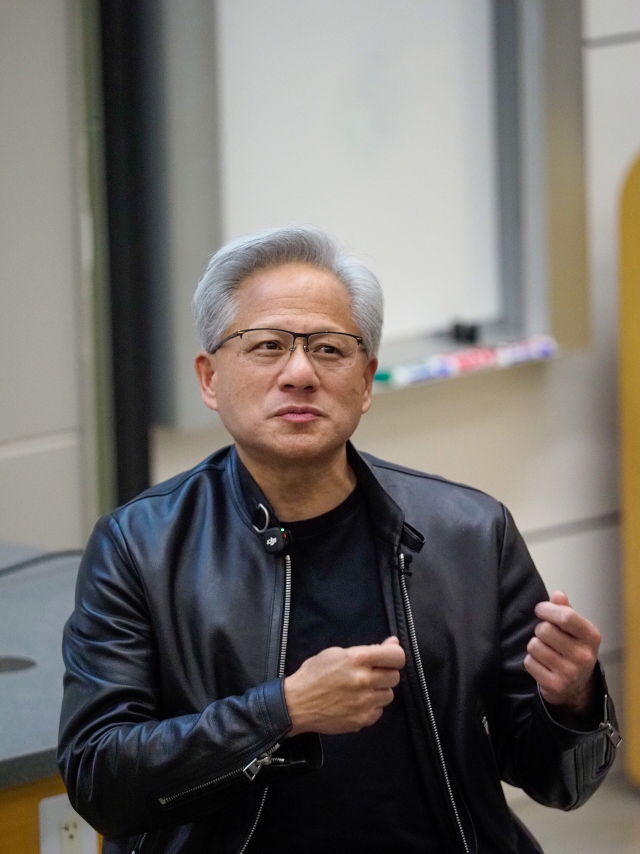
#> input picture huang-megaspeed/assets2/photos/huang_01.jpg, 1920 x 2560 px (shown at 1/3 size)
$ python -i nasa.py   (imports and definitions only)
#> lines starting #> are read from the running program, lines starting #| are printed output that depends on the picture
"""Collect public-domain B-roll from the NASA Image and Video Library (images-api.nasa.gov).

NASA media is generally not subject to U.S. copyright; items whose description mentions a
copyright holder or third-party credit are skipped. Clips are trimmed to 20 s, scaled to 1080p,
and checked for faces (Haar cascades on 6 sampled frames); clips with faces are rejected.
Usage: python src/nasa.py
"""
import json, os, re, subprocess, time, urllib.parse, urllib.request
import cv2

ROOT = os.path.dirname(os.path.dirname(os.path.abspath(__file__)))
OUT = os.path.join(ROOT, "assets2", "broll")
REG = os.path.join(ROOT, "assets2", "nasa.json")
API = "https://images-api.nasa.gov"
UA = "news-explainer-build/2.0 (educational video research)"
QUERIES = {
    "supercomputer": "datacenter", "computer servers": "datacenter", "data center": "datacenter",
    "computer racks": "datacenter", "clean room": "cleanroom", "circuit board": "circuit",
    "microchip": "circuit", "electronics assembly": "circuit", "Singapore night": "singapore",
    "Malaysia night": "malaysia", "Earth at night city lights": "night_earth", "Washington DC aerial": "capitol",
    "United States Capitol": "capitol", "city timelapse": "city", "rain": "rain", "ship port": "port",
}
FACE = cv2.CascadeClassifier(cv2.data.haarcascades + "haarcascade_frontalface_default.xml")
PROF = cv2.CascadeClassifier(cv2.data.haarcascades + "haarcascade_profileface.xml")


# [8 lines left out: function get, not called in this run]


def faces(path):
#> called with path = '../assets2/photos/huang_01.jpg'
    n = 0
    cap = cv2.VideoCapture(path)
    tot = int(cap.get(cv2.CAP_PROP_FRAME_COUNT)) or 1
    for k in range(6):
        cap.set(cv2.CAP_PROP_POS_FRAMES, int(tot * (k + 0.5) / 6))
        ok, fr = cap.read()
        if not ok:
            continue
        g = cv2.cvtColor(cv2.resize(fr, (960, 540)), cv2.COLOR_BGR2GRAY)
        n += len(FACE.detectMultiScale(g, 1.1, 6, minSize=(36, 36))) + len(PROF.detectMultiScale(g, 1.1, 6, minSize=(36, 36)))
#> this loop made 6 passes
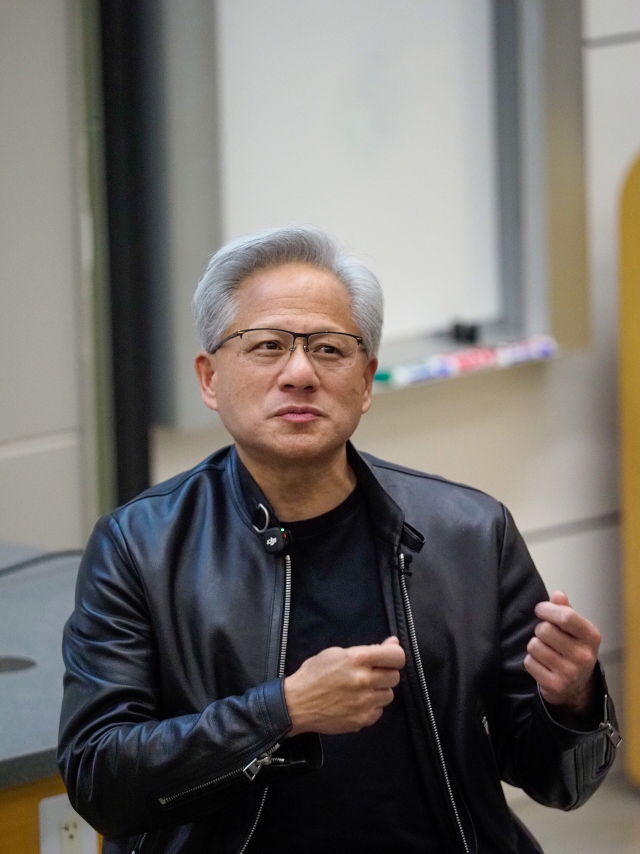
#> input picture huang-megaspeed/assets2/photos/huang_01.jpg, 1920 x 2560 px (shown at 1/3 size)
#> pass 1, in faces, `g = cv2.cvtColor(cv2.resize(fr, (960, 540)), cv2.COLOR_BGR2GRAY)`:
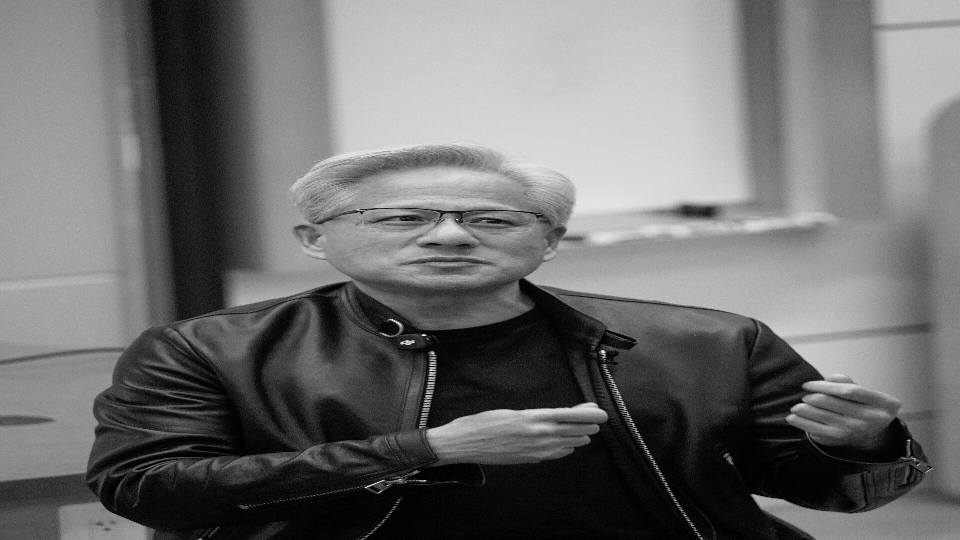
#> g: shape (540, 960); min 0, max 245, mean 109.7
#> fr is the input picture: shape (2560, 1920, 3); mean B, G, R 105, 108.8, 113.6
#> after the loop, n = 0
    return n


# [44 lines left out: function main, not called in this run]


# [2 lines not run here, left out]

>>> result = faces('../assets2/photos/huang_01.jpg')
#> result = 0

$ run again, on huang-megaspeed/assets2/photos/huang_02.jpg
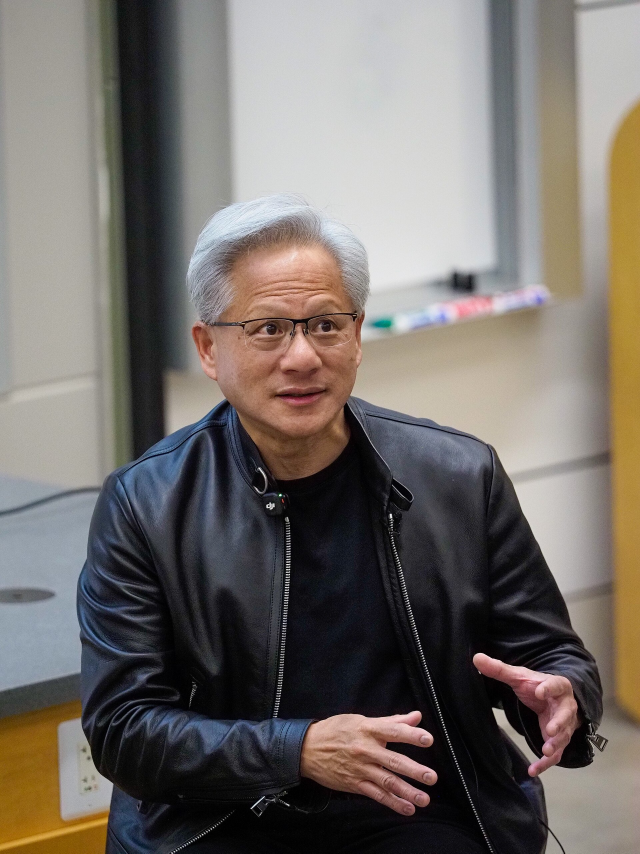
#> input picture huang-megaspeed/assets2/photos/huang_02.jpg, 1920 x 2560 px (shown at 1/3 size)
#> the loop in faces, `for k in range(6):` made 6 passes
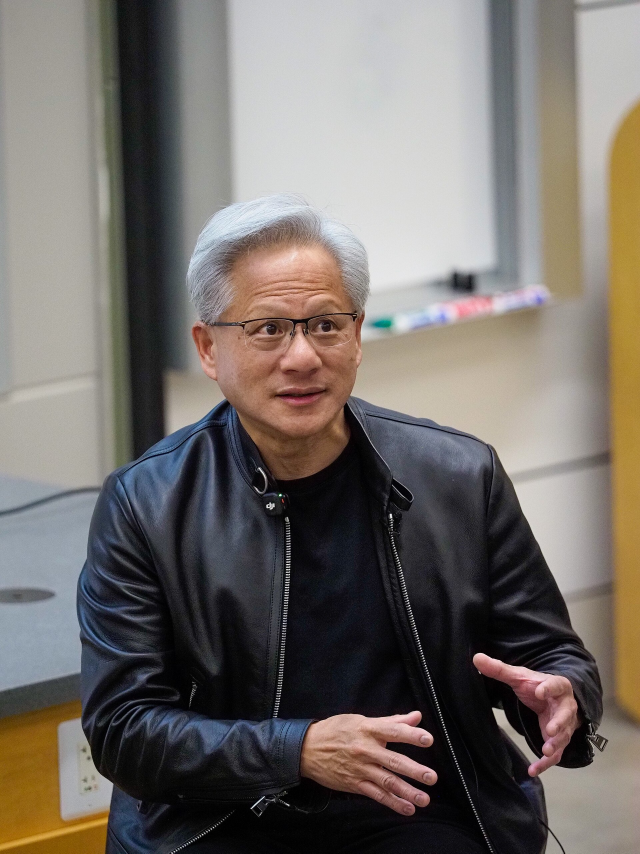
#> input picture huang-megaspeed/assets2/photos/huang_02.jpg, 1920 x 2560 px (shown at 1/3 size)
#> pass 1, in faces, `g = cv2.cvtColor(cv2.resize(fr, (960, 540)), cv2.COLOR_BGR2GRAY)`:
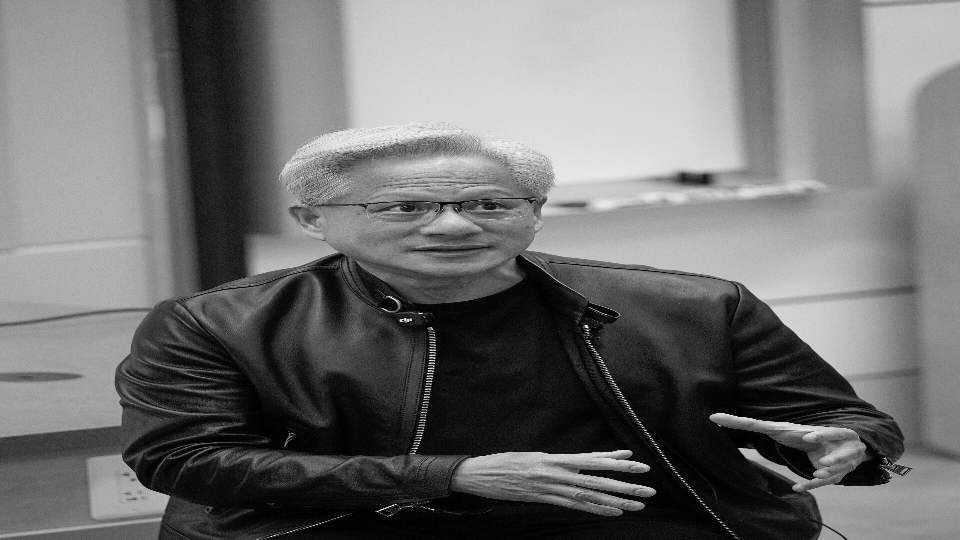
#> g: shape (540, 960); min 0, max 255, mean 111.3
#> in faces, fr is the input picture: shape (2560, 1920, 3); mean B, G, R 105.4, 110.2, 116.3
#> after the loop in faces, `for k in range(6):`: n = 0

$ run again, on huang-megaspeed/assets2/photos/huang_03.jpg
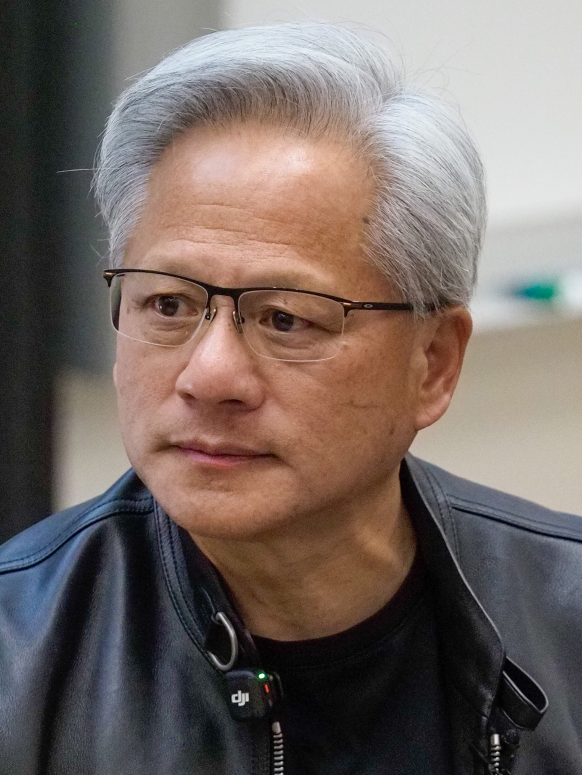
#> input picture huang-megaspeed/assets2/photos/huang_03.jpg, 1745 x 2324 px (shown at 1/3 size)
#> the loop in faces, `for k in range(6):` made 6 passes
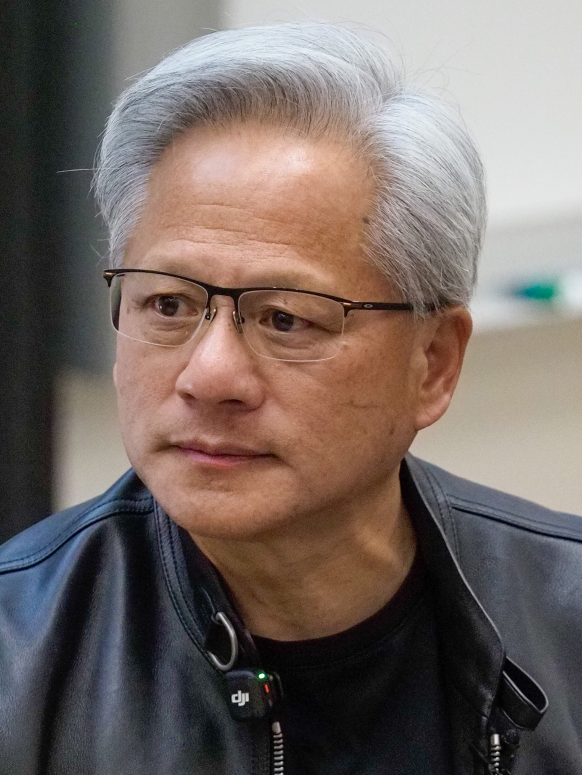
#> input picture huang-megaspeed/assets2/photos/huang_03.jpg, 1745 x 2324 px (shown at 1/3 size)
#> pass 1, in faces, `g = cv2.cvtColor(cv2.resize(fr, (960, 540)), cv2.COLOR_BGR2GRAY)`:
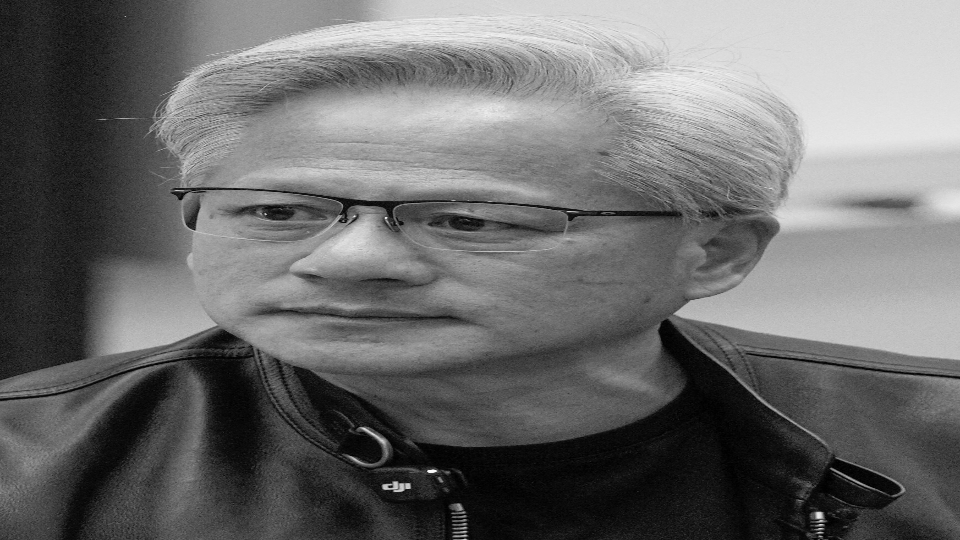
#> g: shape (540, 960); min 0, max 251, mean 108.1
#> in faces, fr is the input picture: shape (2324, 1745, 3); mean B, G, R 100.2, 105.2, 117.2
#> after the loop in faces, `for k in range(6):`: n = 0

$ run again, on huang-megaspeed/assets2/photos/huang_04.jpg
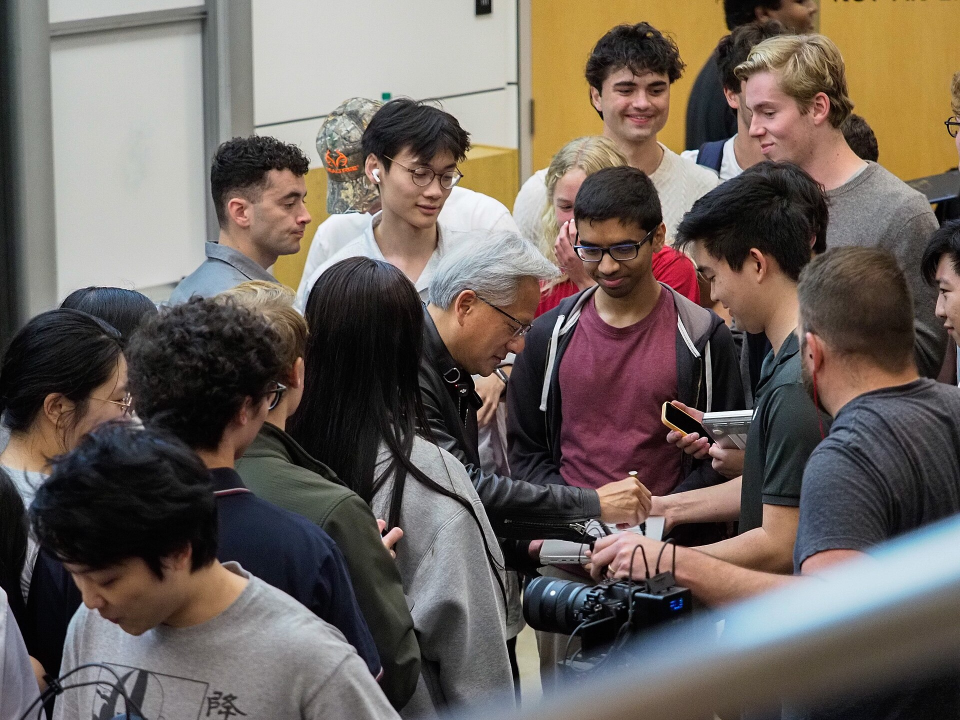
#> input picture huang-megaspeed/assets2/photos/huang_04.jpg, 1920 x 1440 px (shown at 1/2 size)
#> the loop in faces, `for k in range(6):` made 6 passes
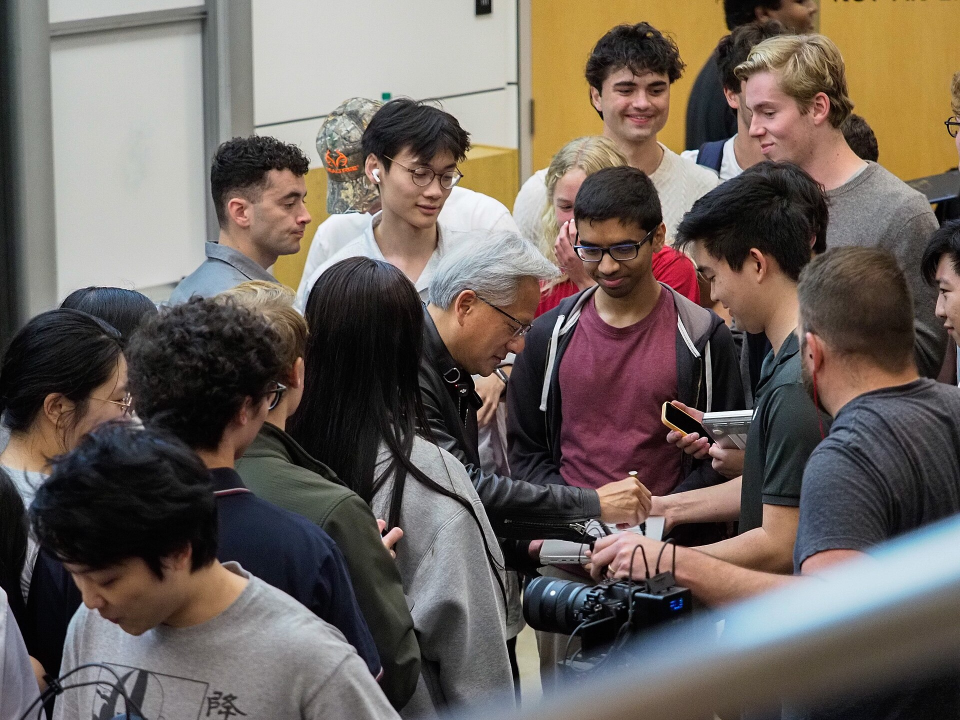
#> input picture huang-megaspeed/assets2/photos/huang_04.jpg, 1920 x 1440 px (shown at 1/2 size)
#> pass 1, in faces, `g = cv2.cvtColor(cv2.resize(fr, (960, 540)), cv2.COLOR_BGR2GRAY)`:
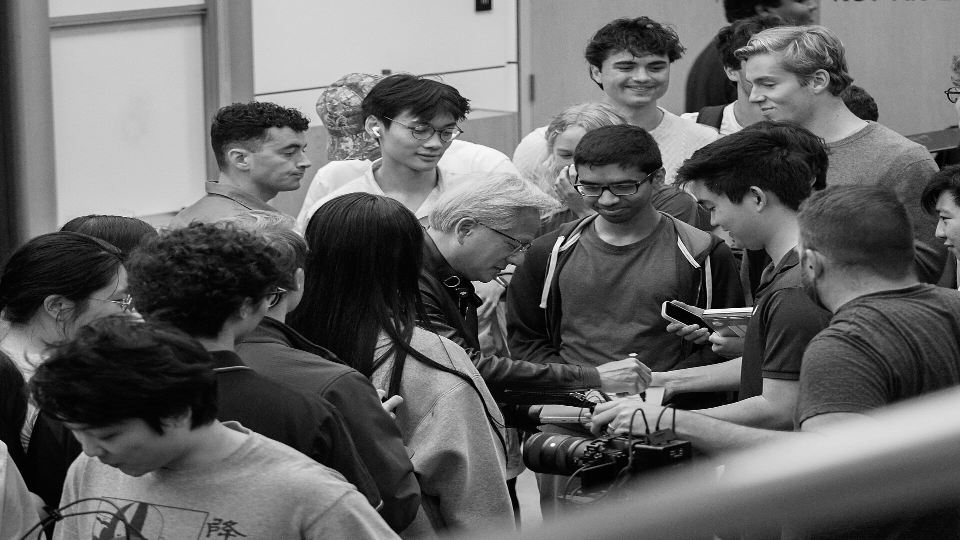
#> g: shape (540, 960); min 0, max 254, mean 100.5
#> in faces, fr is the input picture: shape (1440, 1920, 3); mean B, G, R 92.1, 98.3, 108.1
#> after the loop in faces, `for k in range(6):`: n = 0
